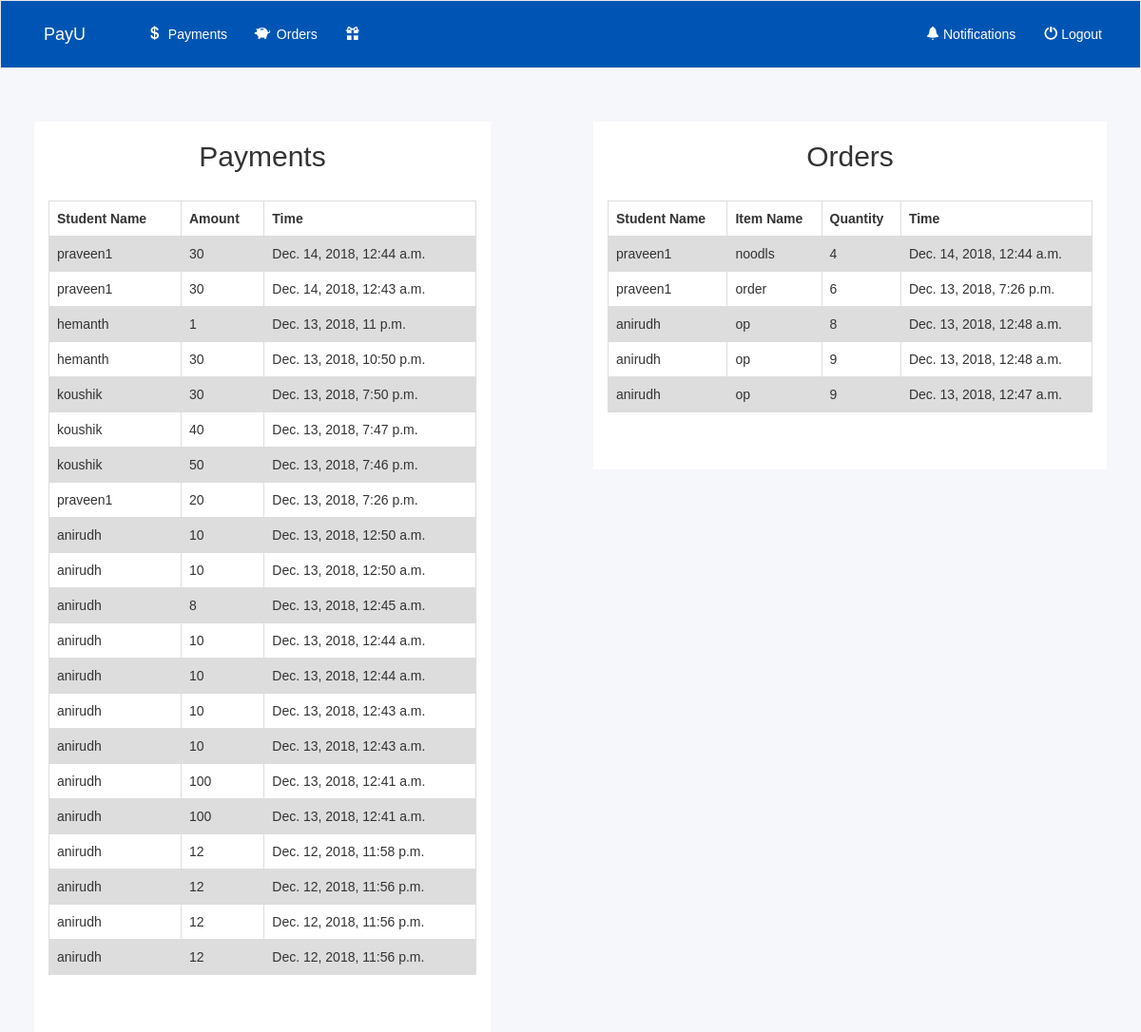
The app's page /canteen/vendor/ with its own data.
### canteen/models.py (models this page shows)
class Payment(models.Model):
    PayId = models.IntegerField(primary_key=True,null=False)
    user = models.CharField(max_length=150,null=False,default='hem1')
    Amount = models.IntegerField()
    PayTime = models.DateTimeField( blank=True)

class Order(models.Model):
    user = models.CharField(max_length=150,null=False,default='hem1')
    Itemname = models.CharField(max_length=100)
    Quantity = models.IntegerField(null=True)
    OrderTime = models.DateTimeField( blank=True)

### canteen/views.py (the view)
# urls.py: path('vendor/',views.vendor),
def vendor(request):
    detailsp = Payment.objects.all().order_by('-PayTime')
    detailso = Order.objects.all().order_by('-OrderTime')
    context = {'detailsp':detailsp,'detailso':detailso}
    return render(request,"canteen/vendor.html",context )

### canteen/templates/canteen/vendor.html (shortened to what this page needs)
<!DOCTYPE html>
<html lang="en">
<head>
    {% load static from staticfiles %}
    <link rel="stylesheet" href="https://maxcdn.bootstrapcdn.com/bootstrap/3.3.7/css/bootstrap.min.css"/>
    <link rel="stylesheet" type="text/css" href="{% static 'style.css' %}"/>
</head>
<body>
    <nav class="navbar navbar-default">
    <div class="container-fluid">
        <div class="navbar-header">
            <a class="navbar-brand" href="#">PayU</a>
        </div>
        <div class="collapse navbar-collapse" id="topNavBar">
            <ul class="nav navbar-nav">
                <li class="">
                    <a href="#">
                        <span class="glyphicon glyphicon-usd" aria-hidden="true"></span>&nbsp;
                        Payments
                    </a>
                </li>
                <li class="">
                    <a href="#">
                        <span class="glyphicon glyphicon-piggy-bank" aria-hidden="true"></span>&nbsp;
                        Orders
                    </a>
                </li>
                <li class="">
                    <a href=" #">
                        <span class="glyphicon glyphicon-gift" aria-hidden="true"></span>&nbsp;
                    </a>
                </li>
            </ul>
            <ul class="nav navbar-nav navbar-right">
                <li class="">
                    <a href="#">
                        <span class="glyphicon glyphicon-bell" aria-hidden="true"></span>&nbsp;Notifications
                    </a>
                </li>
                <li class="">
                    <a href="#">
                        <span class="glyphicon glyphicon-off" aria-hidden="true"></span>&nbsp;Logout
                    </a>
                </li>
            </ul>
        </div>
    </div>
</nav>
    {% block body %}
    <center>
  <div class='container'  style="background-color:white;width:40%;margin:3%;float:left;margin-bottom:0px">
    <div class='h1'>Payments</div><br>
  <table class='table'>
    <tr>
      <th>Student Name</th>
      <th>Amount</th>
      <th>Time</th>
    </tr>
    {% for det in detailsp %}
      <tr>
        <td>{{ det.user }}</td>
        <td>{{ det.Amount }}</td>
        <td>{{ det.PayTime }}</td>
      </tr>
  {% endfor %}
</table><br><br>
</div>
</center>
<center>
<div class='container'  style="background-color:white;width:45%;margin:3%;float:right;margin-bottom:0px">
  <div class='h2'>Orders</div><br>
<table class='table'>
  <tr>
    <th>Student Name</th>
    <th>Item Name</th>
    <th>Quantity</th>
    <th>Time</th>
  </tr>
  {% for det in detailso %}
    <tr>
      <td>{{ det.user }}</td>
      <td>{{ det.Itemname }}</td>
      <td>{{ det.Quantity }}</td>
      <td>{{ det.OrderTime }}</td>
    </tr>
  {% endfor %}
</table><br><br>
</div>
</center>
    {% endblock %}
</body>
</html>

### static/style.css (style rules this page uses)
body { background-color: #f5f7fa; font-family: 'Raleway', sans-serif; }
.navbar-default { border-radius: 0; background-color: #0055b4 !important; padding: 10px; padding-left: 30px; }
.navbar-default .navbar-brand { color:white; padding-right: 50px; }
.navbar-default .navbar-nav > li > a { color: white; }

### canteen/templates/canteen/vendor.html (style rules this page uses)
body { background-color: #f5f7fa; }
table { font-family: arial, sans-serif; border-collapse: collapse; width: 100%; }
td, th { border: 1px solid #dddddd; text-align: left; padding: 8px; }
tr:nth-child(even) { background-color: #dddddd; }
.navbar-default { border-radius: 0; background-color: #0055b4 !important; padding: 10px; padding-left: 30px; }
.navbar-default .navbar-brand { color:white; padding-right: 50px; }
.navbar-default .navbar-nav > li > a { color: white; }
.h1 { font-size: 30px }
.h2 { font-size: 30px }

### records on screen
Payment: user "praveen1", Amount "30", PayTime "Dec. 14, 2018, 12:44 a.m."
Payment: user "praveen1", Amount "30", PayTime "Dec. 14, 2018, 12:43 a.m."
Payment: user "hemanth", Amount "1", PayTime "Dec. 13, 2018, 11 p.m."
Payment: user "hemanth", Amount "30", PayTime "Dec. 13, 2018, 10:50 p.m."
Payment: user "koushik", Amount "30", PayTime "Dec. 13, 2018, 7:50 p.m."
Payment: user "koushik", Amount "40", PayTime "Dec. 13, 2018, 7:47 p.m."
Payment: user "koushik", Amount "50", PayTime "Dec. 13, 2018, 7:46 p.m."
Payment: user "praveen1", Amount "20", PayTime "Dec. 13, 2018, 7:26 p.m."
Payment: user "anirudh", Amount "10", PayTime "Dec. 13, 2018, 12:50 a.m."
Payment: user "anirudh", Amount "10", PayTime "Dec. 13, 2018, 12:50 a.m."
Payment: user "anirudh", Amount "8", PayTime "Dec. 13, 2018, 12:45 a.m."
Payment: user "anirudh", Amount "10", PayTime "Dec. 13, 2018, 12:44 a.m."
Payment: user "anirudh", Amount "10", PayTime "Dec. 13, 2018, 12:44 a.m."
Payment: user "anirudh", Amount "10", PayTime "Dec. 13, 2018, 12:43 a.m."
Payment: user "anirudh", Amount "10", PayTime "Dec. 13, 2018, 12:43 a.m."
Payment: user "anirudh", Amount "100", PayTime "Dec. 13, 2018, 12:41 a.m."
Payment: user "anirudh", Amount "100", PayTime "Dec. 13, 2018, 12:41 a.m."
Payment: user "anirudh", Amount "12", PayTime "Dec. 12, 2018, 11:58 p.m."
Payment: user "anirudh", Amount "12", PayTime "Dec. 12, 2018, 11:56 p.m."
Payment: user "anirudh", Amount "12", PayTime "Dec. 12, 2018, 11:56 p.m."
Payment: user "anirudh", Amount "12", PayTime "Dec. 12, 2018, 11:56 p.m."
Order: user "praveen1", Itemname "noodls", Quantity "4", OrderTime "Dec. 14, 2018, 12:44 a.m."
Order: user "praveen1", Itemname "order", Quantity "6", OrderTime "Dec. 13, 2018, 7:26 p.m."
Order: user "anirudh", Itemname "op", Quantity "8", OrderTime "Dec. 13, 2018, 12:48 a.m."
Order: user "anirudh", Itemname "op", Quantity "9", OrderTime "Dec. 13, 2018, 12:48 a.m."
Order: user "anirudh", Itemname "op", Quantity "9", OrderTime "Dec. 13, 2018, 12:47 a.m."
